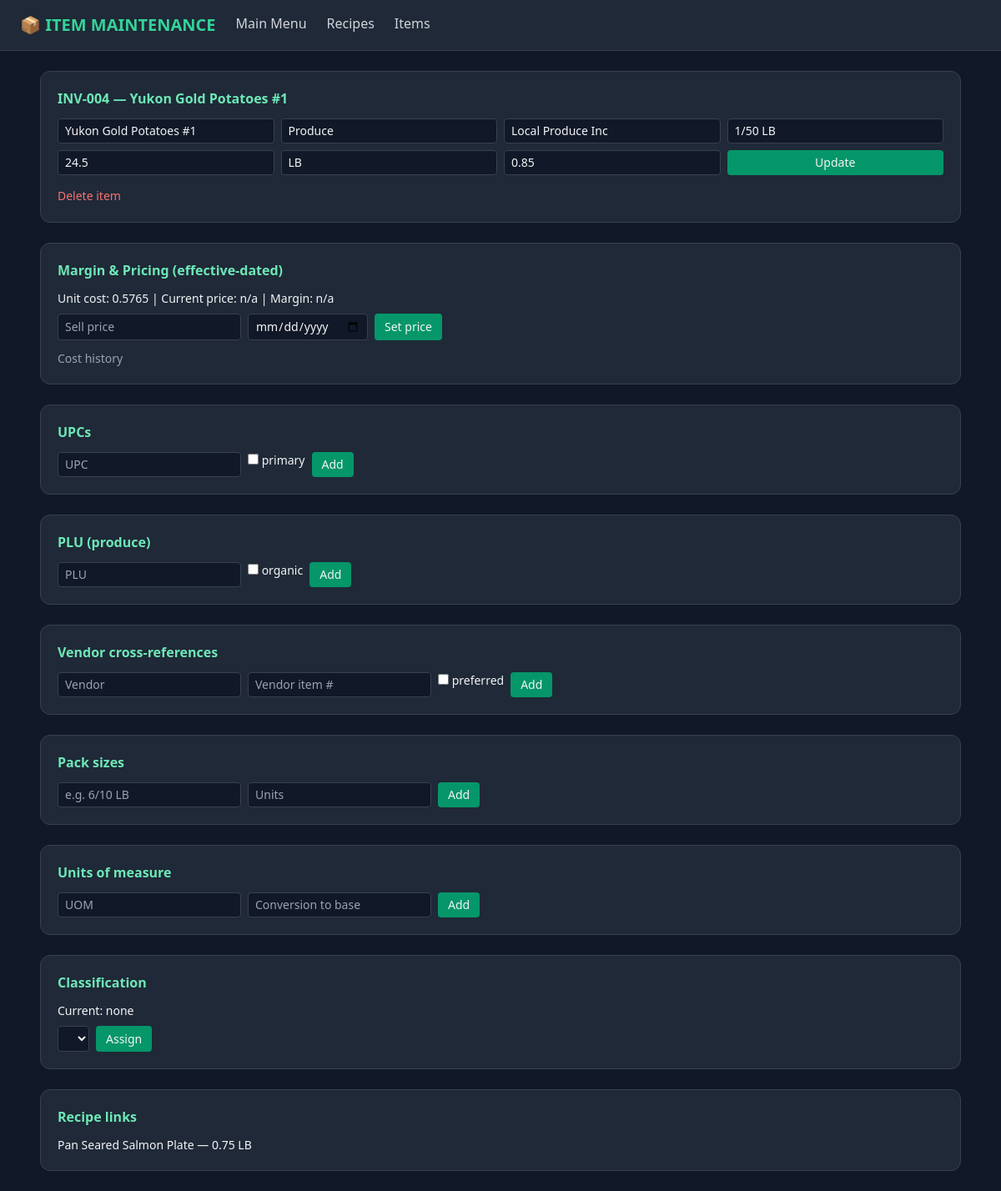
The page /items/INV-004 on the database its author committed.
### tables this page shows
CREATE TABLE inventory (
            Item_ID TEXT PRIMARY KEY,
            Description TEXT,
            Category TEXT,
            Vendor TEXT,
            Pack_Size TEXT,
            Case_Price REAL,
            Unit_of_Measure TEXT,
            Yield_Factor REAL
        );

CREATE TABLE recipe_ingredients (
            id INTEGER PRIMARY KEY AUTOINCREMENT,
            recipe_id INTEGER,
            item_id TEXT,
            quantity REAL,
            FOREIGN KEY (recipe_id) REFERENCES recipes (recipe_id),
            FOREIGN KEY (item_id) REFERENCES inventory (Item_ID)
        );

CREATE TABLE recipes (
            recipe_id INTEGER PRIMARY KEY AUTOINCREMENT,
            recipe_name TEXT NOT NULL UNIQUE,
            target_cost_pct REAL DEFAULT 0.30
        );

### src/items/routes.py (the view)
@items_bp.route('/<string:item_id>')
def detail(item_id):
    conn = _db()
    d = im.item_detail(conn, item_id)
    nodes = conn.execute("SELECT * FROM item_hierarchy ORDER BY level, name").fetchall()
    conn.close()
    if d is None:
        abort(404)
    return render_template('items.html', items=None, nodes=nodes, detail=d)

### src/items/item_maintenance.py (called while the page is built)
def connect(db_path=None):
    conn = sqlite3.connect(db_path or DB_PATH)
    conn.row_factory = sqlite3.Row
    return conn

def init_item_tables(conn):
    for ddl in SCHEMA:
        conn.execute(ddl)
    conn.commit()

def get_recipe_links(conn, item_id):
    return conn.execute('''SELECT r.recipe_id, r.recipe_name, ri.quantity FROM recipe_ingredients ri
                           JOIN recipes r ON r.recipe_id = ri.recipe_id WHERE ri.item_id = ?''',
                        (item_id,)).fetchall()

def current_price(conn, item_id, as_of=None):
    row = conn.execute("SELECT sell_price FROM item_prices WHERE item_id = ? AND effective_date <= ? "
                       "ORDER BY effective_date DESC LIMIT 1",
                       (item_id, as_of or date.today().isoformat())).fetchone()
    return row["sell_price"] if row else None

def unit_cost(conn, item_id):
    row = conn.execute("SELECT Pack_Size, Case_Price, Yield_Factor FROM inventory WHERE Item_ID = ?",
                       (item_id,)).fetchone()
    if row is None:
        return None
    try:
        pack = str(row["Pack_Size"]).strip()
        if "/" in pack:
            count, size = pack.split("/")
            units = float(count) * float(size.split()[0])
        else:
            units = float(pack.split()[0])
    except (ValueError, IndexError):
        units = 1.0
    return (row["Case_Price"] / units) / (row["Yield_Factor"] or 1.0)

def margin(cost, price):
    if cost is None or not price:
        return None, None
    return price - cost, (price - cost) / price

def cost_history(conn, item_id):
    return conn.execute("SELECT case_price, effective_date, changed_at FROM item_cost_history "
                        "WHERE item_id = ? ORDER BY id DESC", (item_id,)).fetchall()

### src/items/routes.py (called while the page is built)
def _db():
    conn = im.connect()
    im.init_item_tables(conn)
    return conn

### templates/items.html (shortened to what this page needs)
<!DOCTYPE html>
<html lang="en">
<head>
    <script src="https://cdn.tailwindcss.com"></script>
</head>
<body class="bg-gray-900 text-gray-100 font-sans min-h-screen">
<nav class="bg-gray-800 border-b border-gray-700 px-6 py-4 flex gap-6">
    <h1 class="text-xl font-bold text-emerald-400">📦 ITEM MAINTENANCE</h1>
    <a href="/" class="text-gray-300 hover:text-white">Main Menu</a>
    <a href="/recipes" class="text-gray-300 hover:text-white">Recipes</a>
    <a href="/items/" class="text-gray-300 hover:text-white">Items</a>
</nav>
<main class="max-w-6xl mx-auto p-6 space-y-6">
{% macro card(title) %}<section class="bg-gray-800 border border-gray-700 rounded-xl p-5"><h2 class="font-semibold text-emerald-300 mb-3">{{ title }}</h2>{{ caller() }}</section>{% endmacro %}
{% set inp = 'bg-gray-900 border border-gray-700 rounded px-2 py-1 text-sm' %}
{% set btn = 'bg-emerald-600 hover:bg-emerald-500 rounded px-3 py-1 text-sm' %}
{% set del = 'text-red-400 text-xs ml-2' %}
{% if detail %}
{% set it = detail.item %}{% set id = it.Item_ID %}
{% call card(id ~ ' — ' ~ it.Description) %}
    <form action="/items/save" method="POST" class="grid grid-cols-2 md:grid-cols-4 gap-2">
        <input name="description" value="{{ it.Description }}" class="{{ inp }}" required>
        <input name="category" value="{{ it.Category }}" class="{{ inp }}">
        <input name="vendor" value="{{ it.Vendor }}" class="{{ inp }}">
        <input name="pack_size" value="{{ it.Pack_Size }}" class="{{ inp }}">
        <input name="case_price" type="number" step="0.01" value="{{ it.Case_Price }}" class="{{ inp }}" required>
        <input name="uom" value="{{ it.Unit_of_Measure }}" class="{{ inp }}">
        <input name="yield_factor" type="number" step="0.01" min="0.01" value="{{ it.Yield_Factor }}" class="{{ inp }}" required>
        <button class="{{ btn }}">Update</button>
    </form>
    <form action="/items/{{ id }}/delete" method="POST" class="mt-3" onsubmit="return confirm('Delete this item?')">
        <button class="text-red-400 text-sm">Delete item</button>
    </form>
{% endcall %}
{% call card('Margin & Pricing (effective-dated)') %}
    <p class="text-sm mb-2">Unit cost: {{ '%.4f'|format(detail.unit_cost) }} |
    Current price: {{ '%.2f'|format(detail.sell_price) if detail.sell_price is not none else 'n/a' }} |
    Margin: {% if detail.margin_pct is not none %}{{ '%.2f'|format(detail.margin_amt) }} ({{ '%.1f'|format(detail.margin_pct*100) }}%){% else %}n/a{% endif %}</p>
    <form action="/items/{{ id }}/price" method="POST" class="flex gap-2">
        <input name="sell_price" type="number" step="0.01" min="0" placeholder="Sell price" class="{{ inp }}" required>
        <input name="effective_date" type="date" class="{{ inp }}" required><button class="{{ btn }}">Set price</button>
    </form>
    <h3 class="text-sm mt-3 text-gray-400">Cost history</h3>
{% endcall %}
{% call card('UPCs') %}
    <form action="/items/{{ id }}/upc" method="POST" class="flex gap-2"><input name="upc" placeholder="UPC" class="{{ inp }}" required>
        <label class="text-sm"><input type="checkbox" name="primary"> primary</label><button class="{{ btn }}">Add</button></form>
{% endcall %}
{% call card('PLU (produce)') %}
    <form action="/items/{{ id }}/plu" method="POST" class="flex gap-2"><input name="plu" placeholder="PLU" class="{{ inp }}" required>
        <label class="text-sm"><input type="checkbox" name="organic"> organic</label><button class="{{ btn }}">Add</button></form>
{% endcall %}
{% call card('Vendor cross-references') %}
    <form action="/items/{{ id }}/xref" method="POST" class="flex gap-2"><input name="vendor" placeholder="Vendor" class="{{ inp }}" required>
        <input name="vendor_item_code" placeholder="Vendor item #" class="{{ inp }}" required>
        <label class="text-sm"><input type="checkbox" name="preferred"> preferred</label><button class="{{ btn }}">Add</button></form>
{% endcall %}
{% call card('Pack sizes') %}
    <form action="/items/{{ id }}/pack" method="POST" class="flex gap-2"><input name="pack_size" placeholder="e.g. 6/10 LB" class="{{ inp }}" required>
        <input name="units_per_pack" type="number" step="any" min="0" placeholder="Units" class="{{ inp }}" required><button class="{{ btn }}">Add</button></form>
{% endcall %}
{% call card('Units of measure') %}
    <form action="/items/{{ id }}/uom" method="POST" class="flex gap-2"><input name="uom" placeholder="UOM" class="{{ inp }}" required>
        <input name="conversion" type="number" step="any" min="0" placeholder="Conversion to base" class="{{ inp }}" required><button class="{{ btn }}">Add</button></form>
{% endcall %}
{% call card('Classification') %}
    <p class="text-sm mb-2">Current: {{ detail.classification.level ~ ': ' ~ detail.classification.name if detail.classification else 'none' }}</p>
    <form action="/items/{{ id }}/classify" method="POST" class="flex gap-2"><select name="node_id" class="{{ inp }}">
        {% for n in nodes %}<option value="{{ n.node_id }}">{{ n.level }}: {{ n.name }}</option>{% endfor %}</select><button class="{{ btn }}">Assign</button></form>
{% endcall %}
{% call card('Recipe links') %}
    <ul class="text-sm">{% for r in detail.recipes %}<li>{{ r.recipe_name }} — {{ r.quantity }} {{ it.Unit_of_Measure }}</li>{% else %}<li class="text-gray-400">Not used in any recipe</li>{% endfor %}</ul>
{% endcall %}
{% endif %}
</main></body></html>

### rows shown on the page
inventory: description "Yukon Gold Potatoes #1", category "Produce", vendor "Local Produce Inc", pack_size "1/50 LB", case_price "24.5", uom "LB", yield_factor "0.85", Unit_of_Measure "LB"
recipe_ingredients: recipe_name "Pan Seared Salmon Plate", quantity "0.75"

### other values the page prints
{{ title }} "INV-004 — Yukon Gold Potatoes #1 Margin & Pricing (effective-dated) UPCs PLU (produce) Vendor cross-references Pack sizes Units of measure Classification Recipe links"
{{ '%.4f'|format(detail.unit_cost) }} "0.5765"
